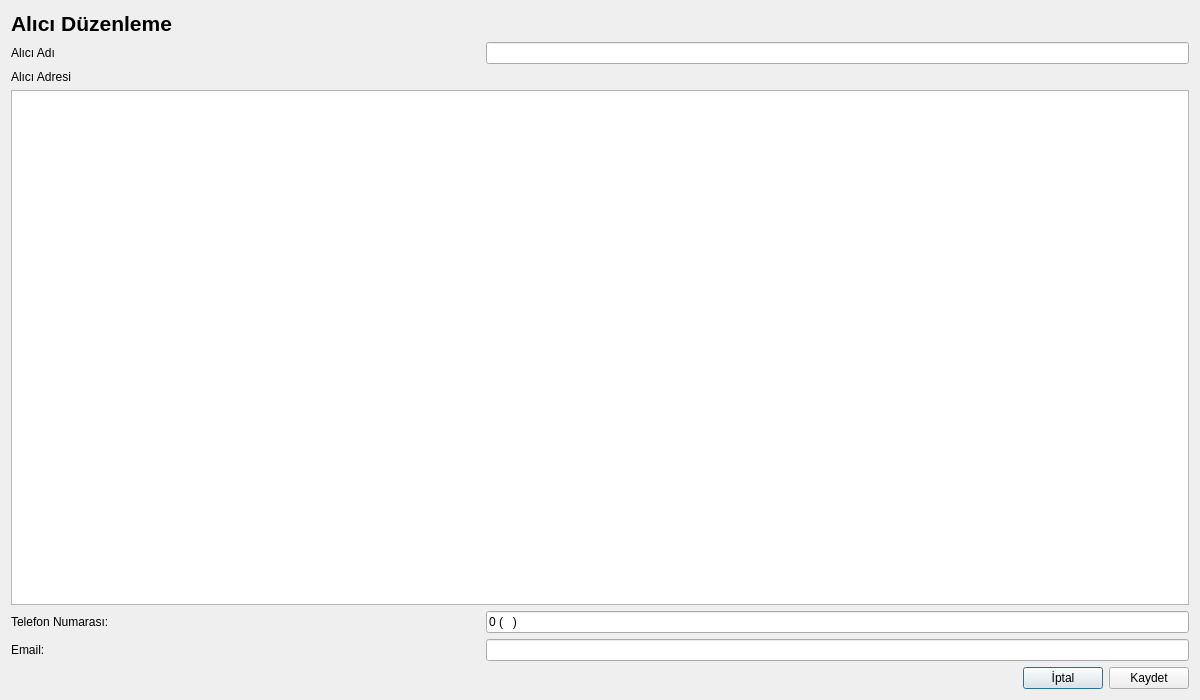
<?xml version="1.0" encoding="UTF-8"?>
<ui version="4.0">
 <class>KRGAliciDuzenleme</class>
 <widget class="QDialog" name="KRGAliciDuzenleme">
  <property name="geometry">
   <rect>
    <x>0</x>
    <y>0</y>
    <width>1200</width>
    <height>700</height>
   </rect>
  </property>
  <property name="windowTitle">
   <string>Dialog</string>
  </property>
  <layout class="QGridLayout" name="gridLayout">
   <item row="0" column="0">
    <layout class="QVBoxLayout" name="verticalLayout">
     <item>
      <widget class="QLabel" name="label">
       <property name="font">
        <font>
         <pointsize>16</pointsize>
         <weight>75</weight>
         <bold>true</bold>
        </font>
       </property>
       <property name="text">
        <string>Alıcı Düzenleme</string>
       </property>
      </widget>
     </item>
     <item>
      <layout class="QVBoxLayout" name="verticalLayout_6">
       <item>
        <layout class="QHBoxLayout" name="horizontalLayout_17" stretch="2,3">
         <item>
          <widget class="QLabel" name="lblAliciAdi_2">
           <property name="text">
            <string>Alıcı Adı</string>
           </property>
           <property name="buddy">
            <cstring>lineEditAliciAdi</cstring>
           </property>
          </widget>
         </item>
         <item>
          <widget class="QLineEdit" name="lineEditAliciAdi_2"/>
         </item>
        </layout>
       </item>
       <item>
        <layout class="QVBoxLayout" name="verticalLayout_7" stretch="0,0">
         <item>
          <widget class="QLabel" name="lblAliciAdresi_2">
           <property name="text">
            <string>Alıcı Adresi</string>
           </property>
           <property name="buddy">
            <cstring>plainTextEditAliciAdresi</cstring>
           </property>
          </widget>
         </item>
         <item>
          <widget class="QPlainTextEdit" name="plainTextEditAliciAdresi_2"/>
         </item>
        </layout>
       </item>
       <item>
        <layout class="QHBoxLayout" name="horizontalLayout_18" stretch="2,3">
         <item>
          <widget class="QLabel" name="lblAliciTelefonNumarasi_2">
           <property name="text">
            <string>Telefon Numarası:</string>
           </property>
           <property name="buddy">
            <cstring>lineEditAliciTelefonNumarasi</cstring>
           </property>
          </widget>
         </item>
         <item>
          <widget class="QLineEdit" name="lineEditAliciTelefonNumarasi_2">
           <property name="inputMask">
            <string>\0 (D99) 999 99 99</string>
           </property>
          </widget>
         </item>
        </layout>
       </item>
       <item>
        <layout class="QHBoxLayout" name="horizontalLayout_11" stretch="2,3">
         <item>
          <widget class="QLabel" name="lblAliciEmail_2">
           <property name="text">
            <string>Email:</string>
           </property>
           <property name="buddy">
            <cstring>lineEditAliciEmail</cstring>
           </property>
          </widget>
         </item>
         <item>
          <widget class="QLineEdit" name="lineEditAliciEmail_2">
           <property name="inputMethodHints">
            <set>Qt::ImhEmailCharactersOnly</set>
           </property>
          </widget>
         </item>
        </layout>
       </item>
      </layout>
     </item>
     <item>
      <layout class="QHBoxLayout" name="horizontalLayout">
       <item>
        <spacer name="horizontalSpacer">
         <property name="orientation">
          <enum>Qt::Horizontal</enum>
         </property>
         <property name="sizeHint" stdset="0">
          <size>
           <width>40</width>
           <height>20</height>
          </size>
         </property>
        </spacer>
       </item>
       <item>
        <widget class="QPushButton" name="pushButtonIptal">
         <property name="text">
          <string>İptal</string>
         </property>
        </widget>
       </item>
       <item>
        <widget class="QPushButton" name="pushButtonKaydet">
         <property name="text">
          <string>Kaydet</string>
         </property>
        </widget>
       </item>
      </layout>
     </item>
    </layout>
   </item>
  </layout>
 </widget>
 <resources/>
 <connections>
  <connection>
   <sender>pushButtonIptal</sender>
   <signal>clicked()</signal>
   <receiver>KRGAliciDuzenleme</receiver>
   <slot>reject()</slot>
   <hints>
    <hint type="sourcelabel">
     <x>1044</x>
     <y>676</y>
    </hint>
    <hint type="destinationlabel">
     <x>768</x>
     <y>677</y>
    </hint>
   </hints>
  </connection>
  <connection>
   <sender>pushButtonKaydet</sender>
   <signal>clicked()</signal>
   <receiver>KRGAliciDuzenleme</receiver>
   <slot>accept()</slot>
   <hints>
    <hint type="sourcelabel">
     <x>1130</x>
     <y>674</y>
    </hint>
    <hint type="destinationlabel">
     <x>882</x>
     <y>656</y>
    </hint>
   </hints>
  </connection>
 </connections>
</ui>
